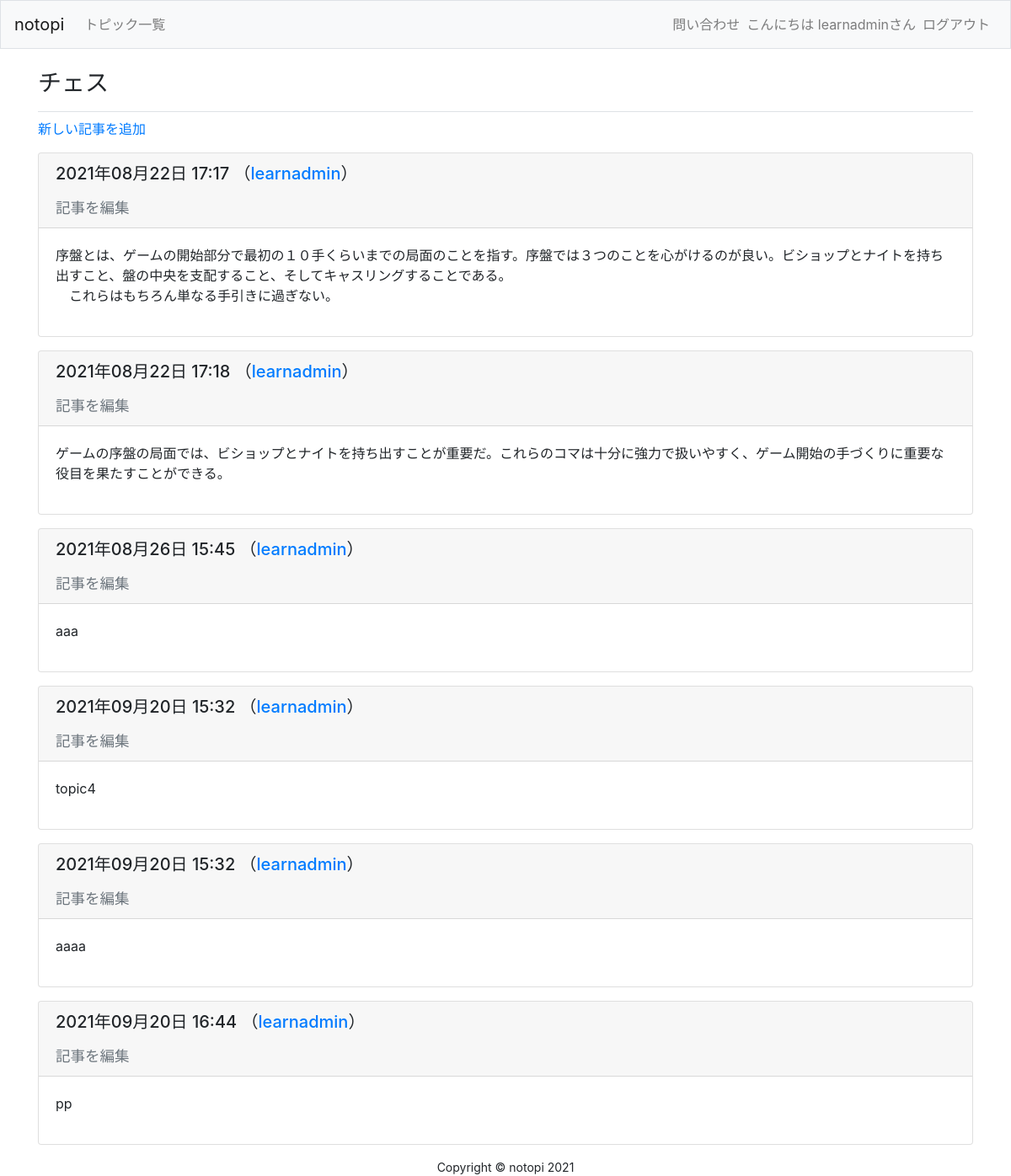
Screenshot of /topic/1/ (signed in) with the database file from the repository.
### learning_logs/models.py (models this page shows, shortened)
class Topic(models.Model):
	text = models.CharField(max_length=200)
	date_added = models.DateTimeField(auto_now_add=True)
	owner = models.ForeignKey(User, on_delete=models.CASCADE)
	def __str__(self):
		return self.text

class Entry(models.Model):
	topic = models.ForeignKey(Topic, on_delete=models.CASCADE)
	text = models.TextField()
	date_added = models.DateTimeField(auto_now_add=True)
	owner = models.ForeignKey(User, on_delete=models.CASCADE)#add
	class Meta:
		verbose_name_plural = 'entries'

### learning_logs/views.py (the view)
# urls.py: path('topic/<int:topic_id>/', views.topic_child, name='topic_child'),
def topic_child(request, topic_id):
	topic = Topic.objects.get(id=topic_id)
	entries = topic.entry_set.order_by('date_added')
	context = {'topic': topic, 'entries': entries}
	return render(request, "learning_logs/topic_child.html", context)

### learning_logs/templates/learning_logs/topic_child.html
{% extends "learning_logs/base.html" %}
{% block page_header %}
	<h3>{{ topic }}</h3>
{% endblock page_header %}
{% block content %}
	<p>
		<a href="{% url 'learning_logs:new_entry' topic.id %}">新しい記事を追加</a>
	</p>
	{% for entry in entries %}
	<div class="card mb-3">
		<h5 class="card-header">
			<p>{{ entry.date_added|date:'Y年m月d日 H:i' }} （<a href="{% url 'users:user_entries' entry.owner.id %}">{{entry.owner}}</a>）</p>
			{% if request.user == entry.owner %}
			<small><a class="text-secondary" href="{% url 'learning_logs:edit' entry.id %}">記事を編集</a></small>
			{% endif %}
		</h5>
		<div class="card-body">{{ entry.text|linebreaks }}</div>
	</div>
	{% empty %}
		<p>このトピックにはまだ記事がありません。</p>
	{% endfor %}
{% endblock content%}

### learning_logs/templates/learning_logs/base.html (shortened to what this page needs)
{% load bootstrap4 %}
{% load static %}
<!DOCTYPE html>
<html lang="ja">
<head>
	{% bootstrap_css %}
	<link rel="stylesheet" type="text/css" href="{% static 'css/mystyle.css'%}">
</head>
<body>
	<div id="wrapper">
	<nav class="navbar navbar-expand-md navbar-light bg-light mb-4 border">
		<a class="navbar-brand" href="{% url 'learning_logs:index'%}">notopi</a>
		<div class="collapse navbar-collapse" id="navbarCollapse">
		<ul class="navbar-nav mr-auto">
			<li class="nav-item">
			<a class="nav-link" href="{% url 'learning_logs:topic'%}">トピック一覧</a></li>
		</ul>
		<ul class="navbar-nav ml-auto">
			<li class="nav-item">
				<a class="nav-link" href="{% url 'learning_logs:inquiry' %}">問い合わせ</a>
			</li>
			{% if user.is_authenticated %}
			<li class="nav-item">
				<span class="navbar-text">こんにちは {{ user.username }}さん</span>
			</li>
			<li class="nav-item">
				<a class="nav-link" href="{% url 'users:logout' %}">ログアウト</a>
			</li>
			{% else %}
			<li class="nav-item">
				<a class="nav-link" href="{% url 'users:register' %}">ユーザー登録</a>
			</li>
			<li class="nav-item">
				<a class="nav-link" href="{% url 'users:login' %}">ログイン</a></li>
			{% endif %}
		</ul>
		</div>
	</nav>
	<main role="main" class="container">
		<div class="pb-2 mb-2 border-bottom">
		{% block page_header %}{% endblock page_header %}
		</div>
		<div>
		{% block content %}{% endblock content %}
		</div>
	</main>
	<footer>
		<div class="container">
			<p class="m-0 text-center small">Copyright &copy; notopi 2021</p>
		</div>
	</footer>
</div>
</body>
</html>

### static/css/mystyle.css (style rules this page uses)
body, #wrapper { display: flex; flex-direction: column; min-height: 95vh; }
footer { margin-top: auto; }

### rows the page displays
Topic: text "チェス"
Entry: date_added "2021年08月22日 17:17", owner "learnadmin", shows "記事を編集", text "序盤とは、ゲームの開始部分で最初の１０手くらいまでの局面のことを指す。序盤では３つのことを心がけるのが良い。ビショップとナイトを持ち出すこと、盤の中央を支配すること、そしてキャスリングすることである。 これらはもちろん単なる手引きに過ぎない。"
Entry: date_added "2021年08月22日 17:18", owner "learnadmin", shows "記事を編集", text "ゲームの序盤の局面では、ビショップとナイトを持ち出すことが重要だ。これらのコマは十分に強力で扱いやすく、ゲーム開始の手づくりに重要な役目を果たすことができる。"
Entry: date_added "2021年08月26日 15:45", owner "learnadmin", shows "記事を編集", text "aaa"
Entry: date_added "2021年09月20日 15:32", owner "learnadmin", shows "記事を編集", text "topic4"
Entry: date_added "2021年09月20日 15:32", owner "learnadmin", shows "記事を編集", text "aaaa"
Entry: date_added "2021年09月20日 16:44", owner "learnadmin", shows "記事を編集", text "pp"

### other values shown
{{ user.username }} "learnadmin"
